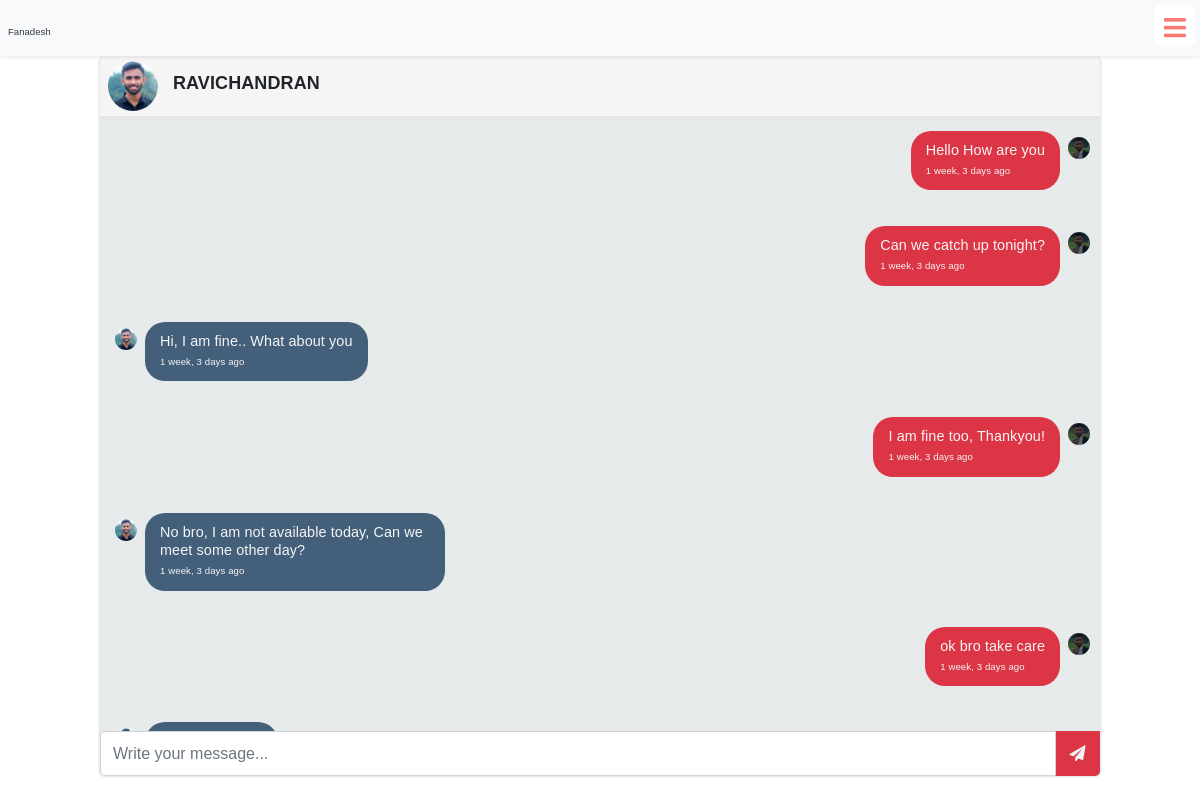
Screenshot of /chat/18 (signed in) with the database file from the repository.
### schoolapp/models.py (models this page shows, shortened)
class StudentDetails(models.Model):
    user_id = models.IntegerField(blank = True, null=True)
    profile_image = models.ImageField(upload_to='media/profile',blank=True,null=True)
    student = models.OneToOneField(User, on_delete=models.CASCADE)
    full_name = models.CharField(max_length=100)
    roll_no = models.CharField(max_length=100)
    stu_class = models.IntegerField()
    date_of_birth = models.DateField( blank=True, null=True)
    gender = models.CharField(max_length=10,blank=True, null=True)
    street = models.CharField(max_length=100, blank=True, null=True )
    city = models.CharField(max_length=50, blank=True, null=True )
    state = models.CharField(max_length=50, blank=True, null=True )
    zip_code = models.CharField(max_length=10, blank=True, null=True )
    phone_number = models.CharField(max_length=15, blank=True, null=True )
    email = models.EmailField(blank=True, null=True )
    father_name = models.CharField(max_length=50, blank=True, null=True )
    father_contact = models.CharField(max_length=15, blank=True, null=True )
    mother_name = models.CharField(max_length=50, blank=True, null=True )
    mother_contact = models.CharField(max_length=15, blank=True, null=True )# Contact Information
    phone_number = models.CharField(max_length=15, blank=True, null=True)
    email = models.EmailField(blank=True, null=True)
    father_name = models.CharField(max_length=50, blank=True, null=True)
    father_contact = models.CharField(max_length=15, blank=True, null=True)
    mother_name = models.CharField(max_length=50, blank=True, null=True)
    mother_contact = models.CharField(max_length=15, blank=True, null=True)

class BasicInfo(models.Model):
    created_at = models.DateTimeField(auto_now_add=True)
    updated_at = models.DateTimeField(auto_now=True)

class Message(BasicInfo):
    sender = models.ForeignKey(User, related_name="sender",on_delete=models.CASCADE)
    receiver = models.ForeignKey(User, related_name="receiver",on_delete=models.CASCADE)
    senderid = models.IntegerField()
    receiverid = models.IntegerField()
    content = models.TextField()

class BasicInfo(models.Model):
    created_at = models.DateTimeField(auto_now_add=True)
    updated_at = models.DateTimeField(auto_now=True)

### schoolapp/views.py (the view)
# urls.py: path("chat/<int:id>",views.chat_page,name="chat"),
@login_required(login_url="signin")
def chat_page(request,id):
    sender = request.user
    receiver = User.objects.get(id=id)
    receiver_bio = StudentDetails.objects.get(user_id = receiver.id)
    sender_bio = StudentDetails.objects.get(user_id = sender.id)
    if request.method == 'POST':
        content = request.POST['content']
        Message(sender=sender, receiver=receiver, senderid=sender.id, receiverid = receiver.id , content=content).save()
    messages = Message.objects.filter(sender=sender, receiver=receiver) | Message.objects.filter(sender=receiver, receiver=sender)
    messages = messages.order_by('created_at')
    context = {
        "sender":sender,
        "receiver_bio" : receiver_bio,
        "sender_bio" : sender_bio,
        "messages" : messages
    }
    return render(request,"chatting-page.html",context=context)

### templates/chatting-page.html (shortened to what this page needs)
{% extends "base.html" %}
{% load static %}
{% block csscode %}
<link href="//maxcdn.bootstrapcdn.com/bootstrap/4.0.0/css/bootstrap.min.css" rel="stylesheet" id="bootstrap-css">
<link href="https://stackpath.bootstrapcdn.com/font-awesome/4.7.0/css/font-awesome.min.css" rel="stylesheet"
>
<link href='http://onesignal.github.io/emoji-picker/lib/css/emoji.css' rel='stylesheet' type='text/css'>
{% endblock csscode %}
{% block body %}
<div id="framechat" style="margin-top: 2rem;">
    <div class="content">
        <div class="header d-flex px-2">
            {% if receiver_bio.profile_image %}
            <img src="{{receiver_bio.profile_image.url}}" alt="" />
            {% else %}
            <img src="https://cdn-icons-png.flaticon.com/512/3135/3135715.png" alt="" />
            {% endif %}
            <p>{{receiver_bio.full_name}}</p>
        </div>
        <div class="messages">
            <ul>
                {% for message in messages %}
                {% if message.sender == request.user %}
                <li class="sent">
                    {% if sender_bio.profile_image %}
                    <img src="{{sender_bio.profile_image.url}}" alt="" />
                    {% else %}
                    <img src="https://cdn-icons-png.flaticon.com/512/3135/3135715.png" alt="" />
                    {% endif %}
                    <p class="bg-danger">{{message.content}} <br><span>{{message.created_at|timesince}} ago</span></p>
                </li>
                {% else %}
                <li class="replies">
                    {% if receiver_bio.profile_image %}
                    <img src="{{receiver_bio.profile_image.url}}" alt="" />
                    {% else %}
                    <img src="https://cdn-icons-png.flaticon.com/512/3135/3135715.png" alt="" />
                    {% endif %}
                    <p>{{message.content}} <br><span>{{message.created_at|timesince}} ago</span></p>
                </li>
                {% endif %}
                {% endfor %}
            </ul>
        </div>
        <div class="message-input">
            <div class="wrap">
                <form method="post" action="{% url 'chat' receiver_bio.user_id %}">
                    <div class="input-group">
                        <input type="text" placeholder="Write your message..." data-emojiable="true"
                            class="form-control" name="content" />
                        <button class="submit bg-danger" type="submit"><i class="fa fa-paper-plane"
                                aria-hidden="true"></i></button>
                    </div>
                </form>
            </div>
        </div>
    </div>
</div>
{% endblock body %}

### templates/chatting-page.html (style rules this page uses)
#framechat { width: 100%; max-width: 1000px; height: 100vh; min-height: 300px; max-height: 720px; background: #E6EAEA; box-shadow: 0px 0px 3px #bbbbbb; border-radius: 5px; overflow: hidden; letter-spacing: 0.1px; text-shadow: 1px 1px 1px rgba(0, 0, 0, 0.004); -webkit-font-smoothing: antialiased; margin: 0 auto; }
#framechat .content { float: right; width: 100%; height: 100%; overflow: hidden; position: relative; }
#framechat .content .header { width: 100%; height: 60px; line-height: 45px; background: #f5f5f5; overflow: hidden; box-shadow: -1px 1px 5px #e2e2e2; }
span { font-size: .6rem; }
.header img { margin-top: 5px; width: 50px; height: 50px; border-radius: 50%; }
#framechat .content .header p { font-weight: 700; font-size: 18px; margin-left: 15px; padding-top: 5px; text-transform: uppercase; }
#framechat .content .messages { height: auto; min-height: calc(100% - 90px); max-height: calc(100% - 90px); overflow-y: scroll; overflow-x: hidden; width: 100%; margin: 0; padding: 0; }
#framechat .content .messages ul { overflow: hidden; margin: 0; padding: 0; }
#framechat .content .messages ul li { display: inline-block; clear: both; float: left; margin: 15px 15px 5px 15px; width: calc(100% - 25px); font-size: 0.9em; }
#framechat .content .messages ul li.replies img { margin: 6px 8px 0 0; }
#framechat .content .messages ul li.replies p { background: #435f7a; color: #f5f5f5; }
#framechat .content .messages ul li.sent img { float: right; margin: 6px 0 0 8px; }
#framechat .content .messages ul li.sent p { background: #f5f5f5; float: right; color: #f5f5f5; }
#framechat .content .messages ul li img { width: 22px; border-radius: 50%; float: left; }
#framechat .content .messages ul li p { display: inline-block; padding: 10px 15px; border-radius: 20px; max-width: 205px; line-height: 130%; }
@media screen and (min-width: 735px) { #framechat .content .messages ul li p { max-width: 300px; } }
#framechat .content .message-input { position: absolute; bottom: 0; width: 100%; z-index: 99; background: #E6EAEA; }
#framechat .content .message-input .wrap { position: relative; }
#framechat .content .message-input .wrap button { float: right; border: none; width: 45px; height: 45px; line-height: 42px; cursor: pointer; background: #32465a; color: #f5f5f5; }

### templates/base.html (style rules this page uses)
body { font-family: Arial, Helvetica, sans-serif; }
* { margin: 0; padding: 0; text-decoration: none; }
:root { --accent-color: #fff; --gradient-color: #FBFBFB; }
body { margin: 0 !important; padding: 0 !important; }

### rows the page displays
StudentDetails: profile_image (picture), full_name "RAVICHANDRAN"
Message: profile_image (picture), content "Hello How are you", created_at "1 week, 3 days"
Message: profile_image (picture), content "Can we catch up tonight?", created_at "1 week, 3 days"
Message: profile_image (picture), content "Hi, I am fine.. What about you", created_at "1 week, 3 days"
Message: profile_image (picture), content "I am fine too, Thankyou!", created_at "1 week, 3 days"
Message: profile_image (picture), content "No bro, I am not available today, Can we meet some other day?", created_at "1 week, 3 days"
Message: profile_image (picture), content "ok bro take care", created_at "1 week, 3 days"
